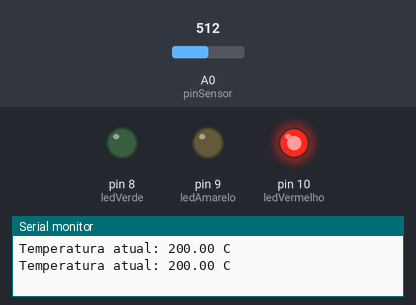
A sketch run on a simulated Arduino Uno, built with avr-gcc and run on an emulated ATmega328P. Shown: output pins drawn as LEDs (lit = HIGH), the last lines printed to the serial monitor. The test bench sets the inputs (shaded band); at power-on: A0 (pinSensor) = 512.

Above: at 1.8 s.
1.9 s: A0 (pinSensor) set to 182
3.4 s: A0 (pinSensor) set to 167
At 4.6 s:
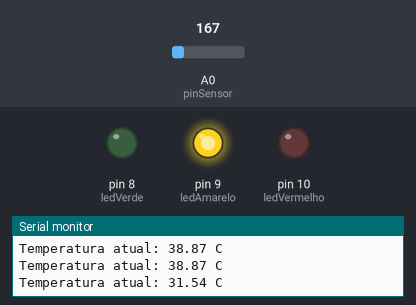
5.5 s: A0 (pinSensor) set to 122
At 7.2 s:
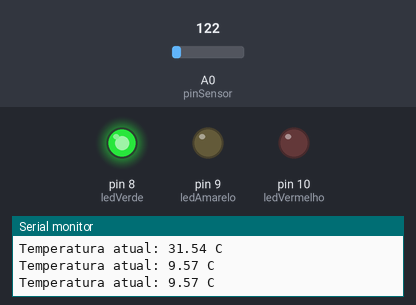
7.5 s: A0 (pinSensor) set to 306
At 8.9 s:
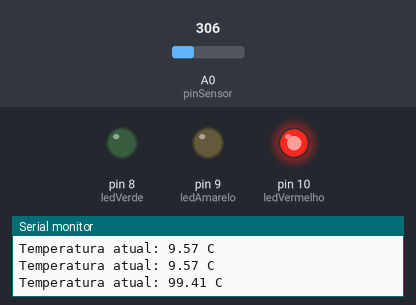
9.5 s: A0 (pinSensor) set to 22
At 10.5 s:
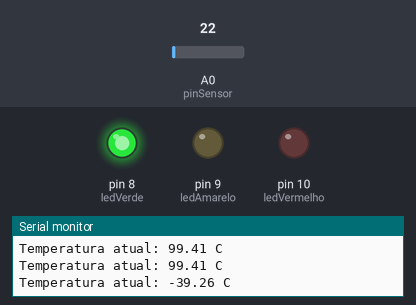
Timing chart, 0 to 12.5 s (numbered marks = the images above; inputs shaded):
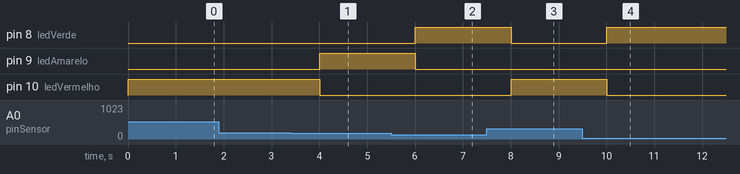

Measured:
- the behaviour switches between 168 and 167 on A0 (pinSensor) (found by bisection; images 0 and 1)
- after the input at 3.4 s, pin 9 (ledAmarelo): LOW → HIGH after 0.60 s; pin 10 (ledVermelho): HIGH → LOW after 0.60 s
- after the input at 5.5 s, pin 8 (ledVerde): LOW → HIGH after 0.51 s; pin 9 (ledAmarelo): HIGH → LOW after 0.51 s
- after the input at 7.5 s, pin 8 (ledVerde): HIGH → LOW after 0.51 s; pin 10 (ledVermelho): LOW → HIGH after 0.51 s
- after the input at 9.5 s, pin 8 (ledVerde): LOW → HIGH after 0.51 s; pin 10 (ledVermelho): HIGH → LOW after 0.51 s

The sketch:

codigo.ino
```cpp
int pinSensor = A0;
int ledVerde = 8;
int ledAmarelo = 9;
int ledVermelho = 10;

void setup() {
  Serial.begin(9600);
  pinMode(ledVerde, OUTPUT);
  pinMode(ledAmarelo, OUTPUT);
  pinMode(ledVermelho, OUTPUT);
}

void loop() {
  int leituraAnaloga = analogRead(pinSensor);
  float tensao = leituraAnaloga * 5.0 / 1024.0;
  float temperaturaC = (tensao - 0.5) * 100.0;

  Serial.print("Temperatura atual: ");
  Serial.print(temperaturaC);
  Serial.println(" C");

  if (temperaturaC < 28.0) {
    digitalWrite(ledVerde, HIGH);
    digitalWrite(ledAmarelo, LOW);
    digitalWrite(ledVermelho, LOW);
  } else if (temperaturaC >= 28.0 && temperaturaC < 32.0) {
    digitalWrite(ledVerde, LOW);
    digitalWrite(ledAmarelo, HIGH);
    digitalWrite(ledVermelho, LOW);
  } else {
    digitalWrite(ledVerde, LOW);
    digitalWrite(ledAmarelo, LOW);
    digitalWrite(ledVermelho, HIGH);
  }
  delay(1000);
}
```
